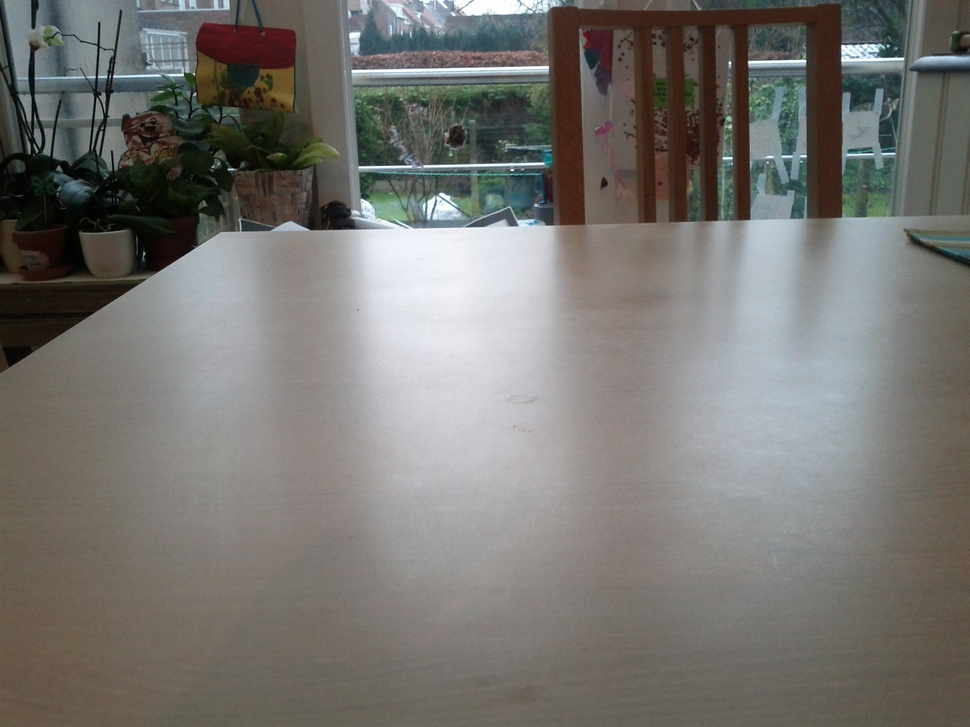
//> input picture books/Learning_OpenCV/Chapter05/exercises/coffee_cup1.jpg, 970 x 727 px, shrunk from 2560 x 1920 before the run
$ ./example7-01 ../Chapter05/exercises/coffee_cup1.jpg   (built with g++ and OpenCV 4)
//> lines starting //> are read from the running program, lines starting //| are printed output that depends on the picture
//
// Example 7-1. Histogram computation and display
//

#include <cv.h>
#include <highgui.h>

int main( int argc, char** argv ) {

    IplImage* src;

    if ( argc == 2 && (src=cvLoadImage(argv[1], 1))!= 0 ) {
//> src is the input picture: 727 rows x 970 cols, CV_8UC3; mean B, G, R 113.1, 116.8, 118.4

        // Compute the HSV image, and decompose it into separate planes.
        //
        IplImage* hsv = cvCreateImage( cvGetSize(src), 8, 3 );
        cvCvtColor( src, hsv, CV_BGR2HSV );
//> hsv: 727 rows x 970 cols, CV_8UC3; mean H, S, V 49.2, 40.1, 123.1

        IplImage* h_plane  = cvCreateImage( cvGetSize(src), 8, 1 );
        IplImage* s_plane  = cvCreateImage( cvGetSize(src), 8, 1 );
        IplImage* v_plane  = cvCreateImage( cvGetSize(src), 8, 1 );
        IplImage* planes[] = { h_plane, s_plane };
        cvCvtPixToPlane( hsv, h_plane, s_plane, v_plane, 0 );
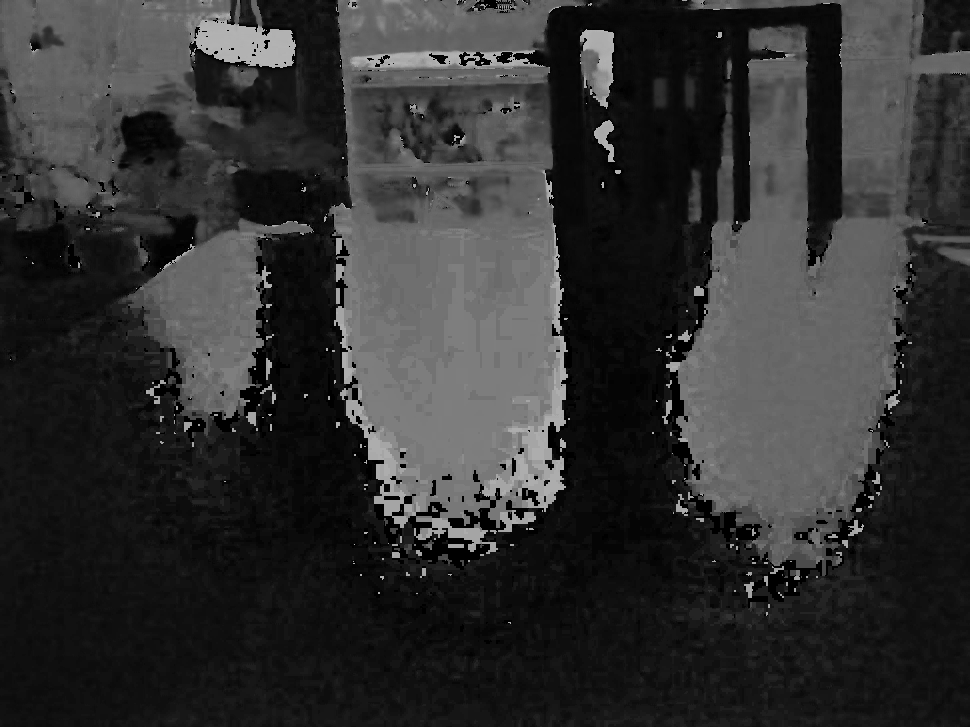
//> h_plane: 727 rows x 970 cols, CV_8UC1; min 0, max 179, mean 49.2
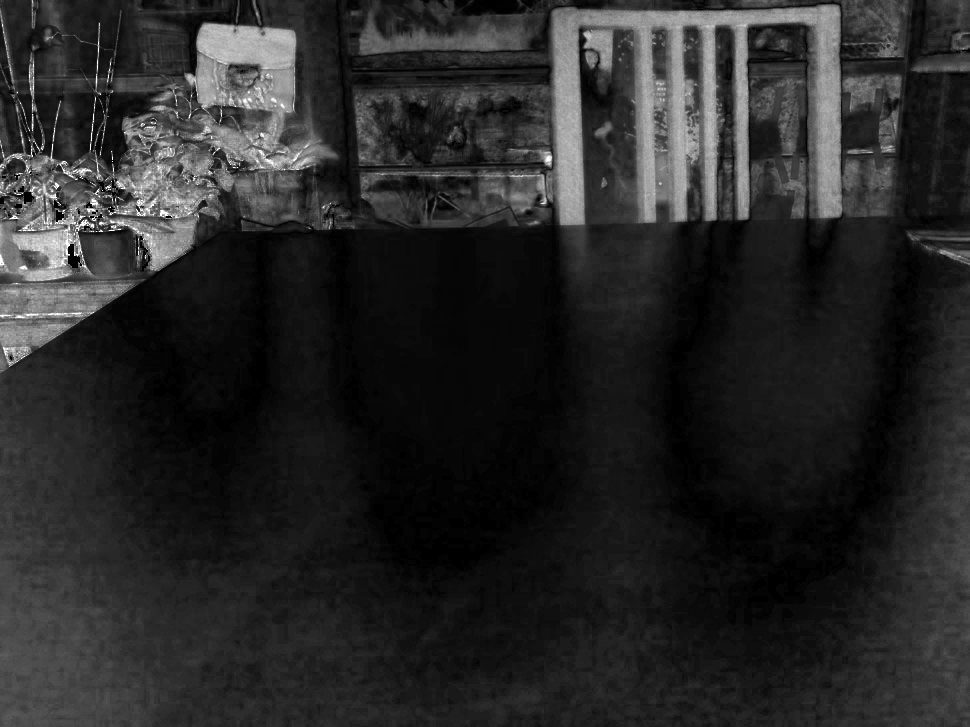
//> s_plane: 727 rows x 970 cols, CV_8UC1; min 0, max 255, mean 40.1
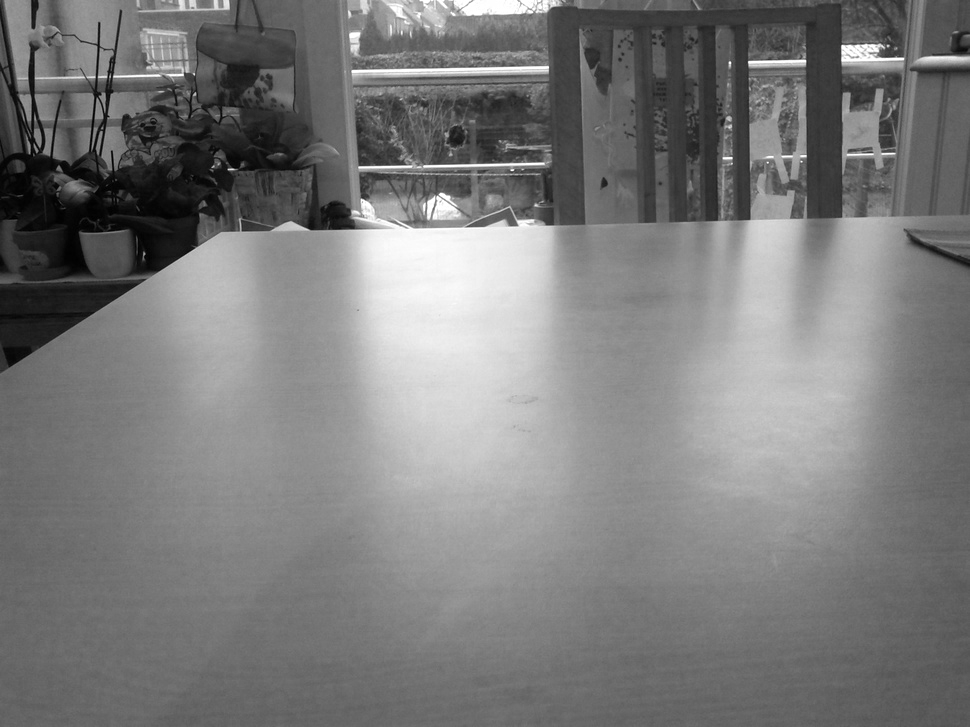
//> v_plane: 727 rows x 970 cols, CV_8UC1; min 0, max 255, mean 123.1

        // Build the histogram and compute its contents.
        //
        int h_bins = 30, s_bins = 32;
        CvHistogram* hist;
        {
          int    hist_size[] = { h_bins, s_bins };
          float  h_ranges[]  = { 0, 180 };          // hue is [0,180]
          float  s_ranges[]  = { 0, 255 };
          float* ranges[]    = { h_ranges, s_ranges };
          hist = cvCreateHist(
            2,
            hist_size,
            CV_HIST_ARRAY,
            ranges,
            1
          );
        }
        cvCalcHist( planes, hist, 0, 0 );

        // Create an image to use to visualize our histogram.
        //
        int scale = 10;
        IplImage* hist_img = cvCreateImage(
          cvSize( h_bins * scale, s_bins * scale ),
          8,
          3
        );
        cvZero( hist_img );

        // Populate our visualization with little gray squares.
        //
        float max_value = 0;
        cvGetMinMaxHistValue( hist, 0, &max_value, 0, 0 );

        for( int h = 0; h < h_bins; h++ ) {
            for( int s = 0; s < s_bins; s++ ) {
                float bin_val = cvQueryHistValue_2D( hist, h, s );
                int intensity = cvRound( bin_val * 255 / max_value );
                cvRectangle(
                  hist_img,
                  cvPoint( h*scale, s*scale ),
                  cvPoint( (h+1)*scale - 1, (s+1)*scale - 1),
                  CV_RGB(intensity,intensity,intensity),
                  CV_FILLED
                );
            }
        }

        cvNamedWindow( "Source", 1 );
        cvShowImage(   "Source", src );

        cvNamedWindow( "H-S Histogram", 1 );
        cvShowImage(   "H-S Histogram", hist_img );
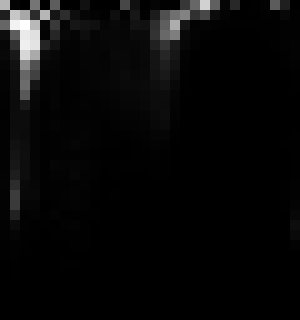
//> window 'H-S Histogram': 320 rows x 300 cols, CV_8UC3; min 0, max 255, mean 8.4

        cvWaitKey(0);
    }
}

$ run again, on books/Learning_OpenCV/Chapter05/exercises/coffee_pot2.jpg
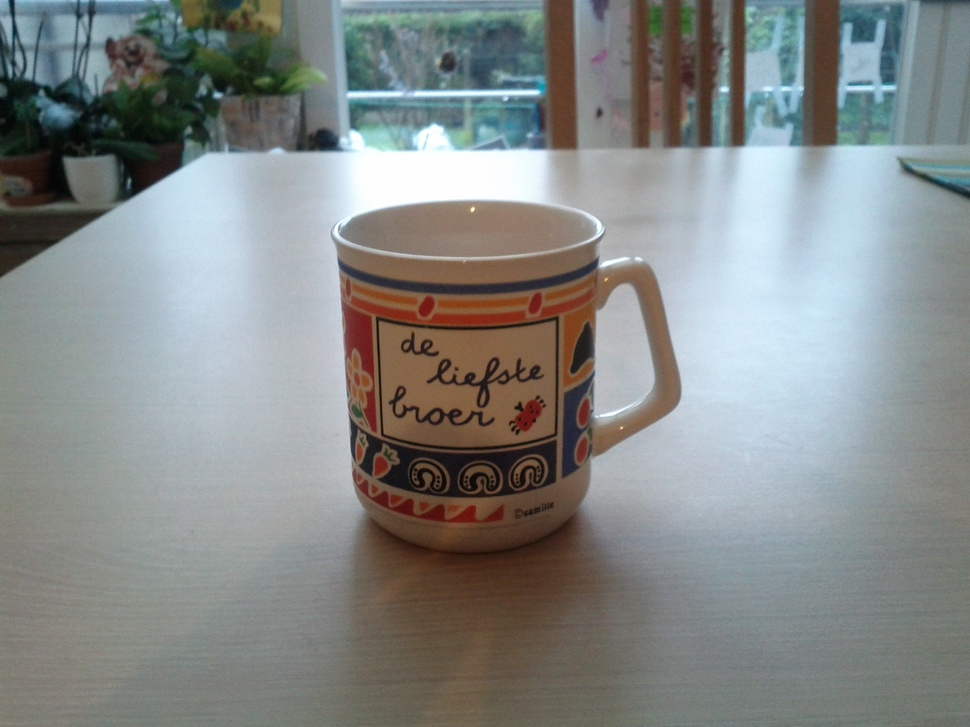
//> input picture books/Learning_OpenCV/Chapter05/exercises/coffee_pot2.jpg, 970 x 727 px, shrunk from 2560 x 1920 before the run
//> src is the input picture: 727 rows x 970 cols, CV_8UC3; mean B, G, R 135.3, 136.5, 132.6
//> hsv: 727 rows x 970 cols, CV_8UC3; mean H, S, V 68.3, 46.4, 145.7
//> `cvCvtPixToPlane( hsv, h_plane, s_plane, v_plane, 0 );`:
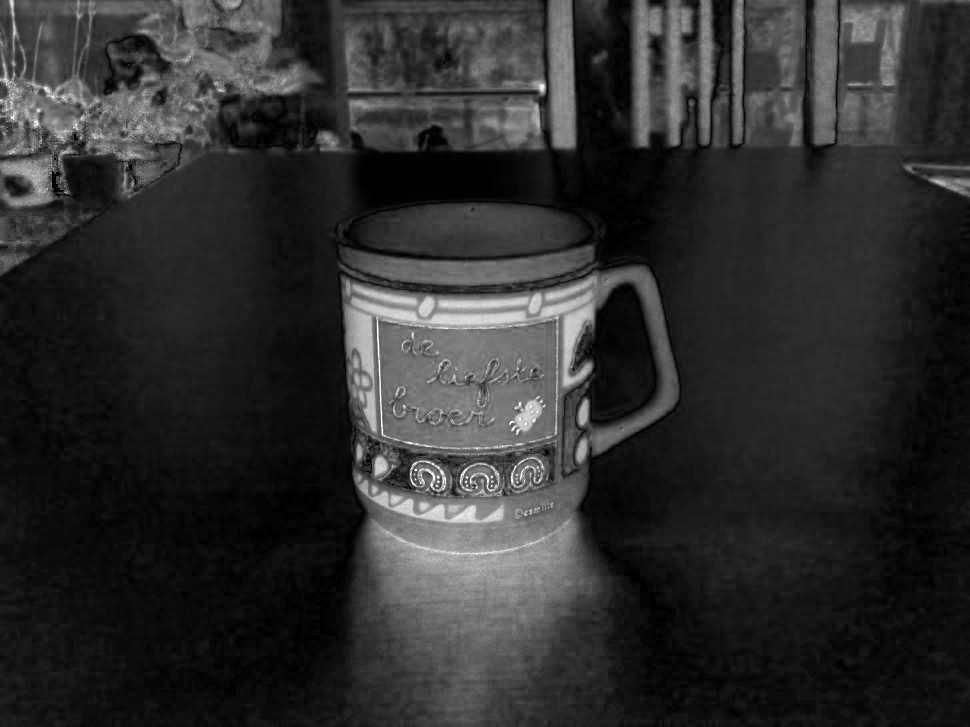
//> s_plane: 727 rows x 970 cols, CV_8UC1; min 0, max 255, mean 46.4
//> `cvShowImage(   "H-S Histogram", hist_img );`:
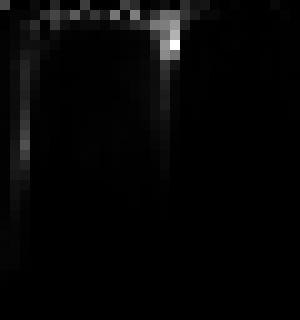
//> window 'H-S Histogram': 320 rows x 300 cols, CV_8UC3; min 0, max 255, mean 5.3

$ run again, on books/Learning_OpenCV/Chapter05/exercises/exercise5-04a.jpg
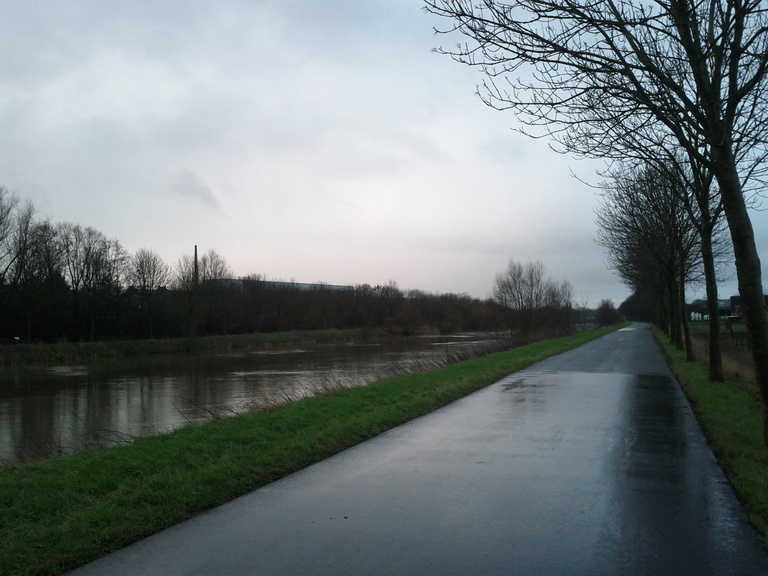
//> input picture books/Learning_OpenCV/Chapter05/exercises/exercise5-04a.jpg, 768 x 576 px
//> src is the input picture: 576 rows x 768 cols, CV_8UC3; mean B, G, R 121.4, 120.4, 111.6
//> hsv: 576 rows x 768 cols, CV_8UC3; mean H, S, V 84.5, 48.2, 125.1
//> `cvCvtPixToPlane( hsv, h_plane, s_plane, v_plane, 0 );`:
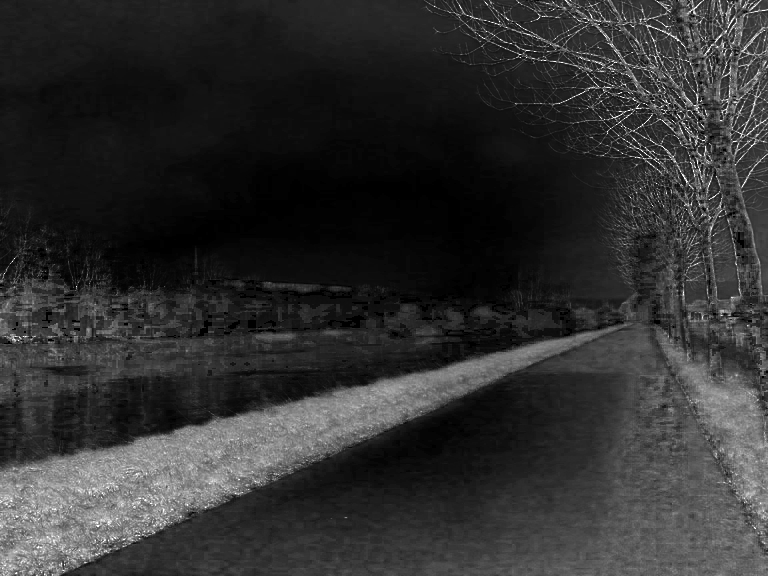
//> s_plane: 576 rows x 768 cols, CV_8UC1; min 0, max 255, mean 48.2
//> `cvShowImage(   "H-S Histogram", hist_img );`:
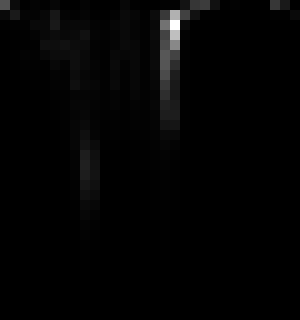
//> window 'H-S Histogram': 320 rows x 300 cols, CV_8UC3; min 0, max 255, mean 3.7
